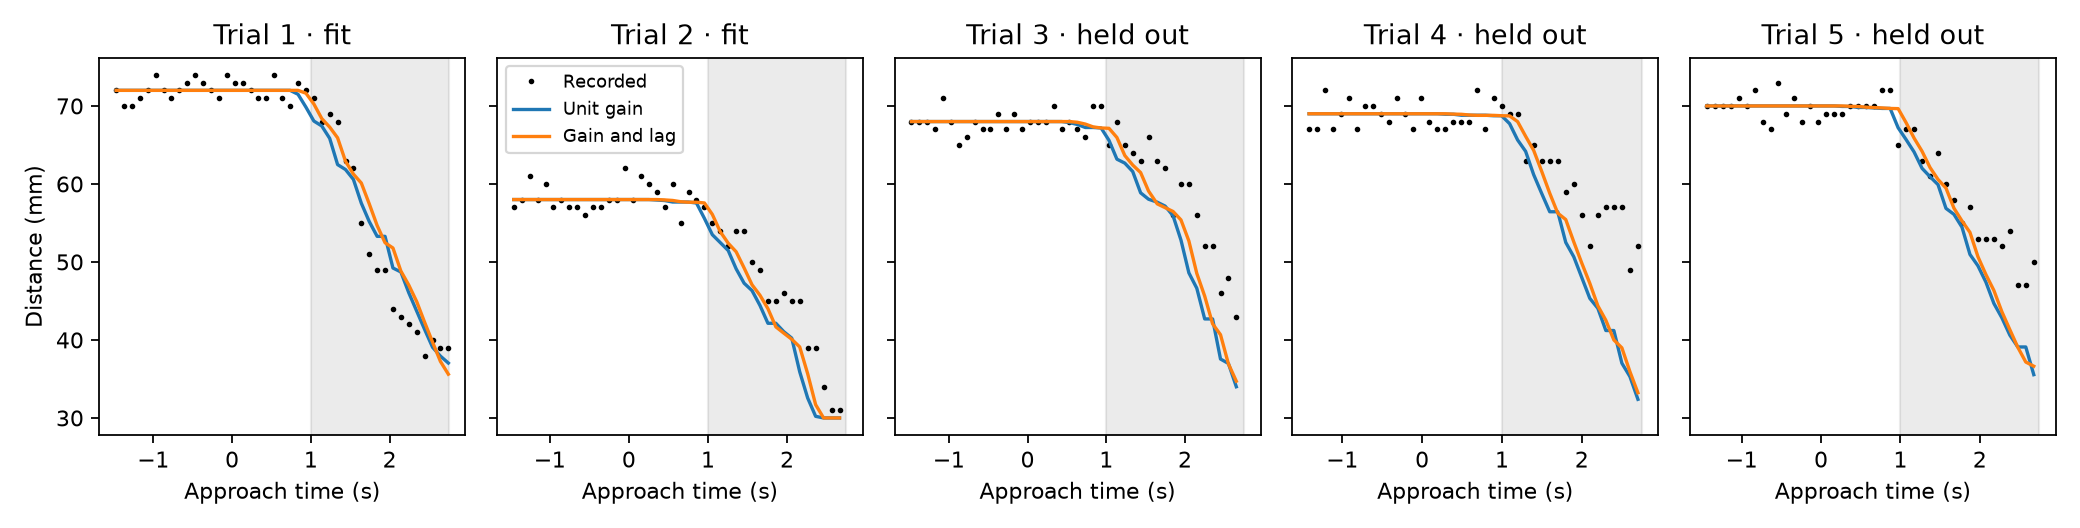

Here is the Python script that generated this plot:
"""Separate stationary-cube approach dynamics from initial registration and contact."""
from pathlib import Path
import csv
import numpy as np
from scipy.optimize import least_squares
import matplotlib.pyplot as plt

HERE = Path(__file__).resolve().parent
def load(path):
    return np.genfromtxt(path, delimiter=",", names=True, dtype=None, encoding="utf8")

ranges = load(HERE/"samples.csv")
poses = load(HERE.parent/"unit3-cube-contact-replay/inputs.csv")
overhead = load(HERE.parent/"unit3-paired-cube-push/traces.csv")
cases = []
for trial in range(1, 6):
    r = ranges[(ranges["trial"] == trial) & (ranges["seconds"] <= 4.25)]
    p = poses[poses["trial"] == trial]
    h = np.deg2rad(p["yaw_deg"][0])
    travel = (p["x_mm"]-p["x_mm"][0])*np.cos(h) + (p["y_mm"]-p["y_mm"][0])*np.sin(h)
    quiet = r["seconds"] < 1.5
    initial = np.median(r["real_mm"][quiet])
    windows = (r["seconds"] >= 2.5) & (r["real_found"] == 1)
    o = overhead[(overhead["trial"] == trial) & (overhead["camera"] == "frames")
                 & (overhead["seconds"] >= 0) & (overhead["seconds"] <= 2.75)]
    assert len(o) and np.max(np.hypot(o["forward_mm"],o["left_mm"])) < 1
    cases.append((r, p, travel, initial, windows))

def prediction(case, gain, lag):
    r,p,travel,initial,_ = case
    movement = np.interp(r["seconds"]-lag,p["sec"],travel)
    return np.maximum(30, initial - gain*movement)

def residual(cases, gain, lag):
    return np.concatenate([(prediction(c,gain,lag)-c[0]["real_mm"])[c[-1]] for c in cases])

if __name__ == "__main__":
    train = cases[:2]
    lag = least_squares(lambda x: residual(train,1,x[0]), [0.1], bounds=(0,.75)).x[0]
    gain = least_squares(lambda x: residual(train,x[0],0), [1.],bounds=(.1,2.)).x[0]
    joint = least_squares(lambda x: residual(train,*x), [.9,.1],bounds=([.1,0],[2,.75])).x
    models = {"Unit gain": (1,0), "Lag alone": (1,lag), "Gain alone": (gain,0), "Gain and lag": joint}
    print(models)
    fig, axes=plt.subplots(1,5,figsize=(13,3.3),sharey=True)
    with (HERE/"approach-scores.csv").open("w") as out:
        writer=csv.writer(out,lineterminator="\n")
        writer.writerow(["trial","model","gain","lag_s","rows","mae_mm","bias_mm","within_5pct"])
        for trial,(case,ax) in enumerate(zip(cases,axes),1):
            r,p,travel,initial,selection=case
            t=r["seconds"]-1.5
            ax.plot(t,r["real_mm"],"k.",ms=3,label="Recorded")
            for label, (g,d) in models.items():
                pred=prediction(case,g,d)
                err=(pred-r["real_mm"])[selection]
                writer.writerow([trial,label,g,d,len(err),np.mean(abs(err)),np.mean(err),sum(abs(err)<=.05*r["real_mm"][selection])])
                if label in ("Unit gain","Gain and lag"):
                    ax.plot(t,pred,label=label)
            ax.axvspan(1,2.75,alpha=.08,color="k")
            ax.set(title=f"Trial {trial} · "+("fit" if trial<3 else "held out"), xlabel="Approach time (s)")
    axes[0].set_ylabel("Distance (mm)")
    axes[1].legend(fontsize=8)
    fig.tight_layout()
    fig.savefig(HERE/"approach.png",dpi=160)

    # Compare independent motion estimates at identical image times, using the
    # earlier optical-flow scale and timing fit frozen on trials 1 and 2.
    edges = load(HERE.parent/"unit3-cube-camera-scale/edges.csv")
    with (HERE/"approach-optical.csv").open("w") as out:
        writer = csv.writer(out,lineterminator="\n")
        writer.writerow(["trial","image_receipt_s","odometry_mm","optical_mm","range_drop_mm"])
        for trial,case in enumerate(cases,1):
            r,p,travel,initial,_ = case
            e = edges[(edges["trial"]==trial)&(edges["seconds"]<2.75)]
            widths = np.hypot(e["u1"]-e["u0"],e["v1"]-e["v0"])
            width0 = np.median(widths[e["seconds"]<.5])
            optical = 10379.5644 * (1/width0 - 1/widths)
            for stamp, movement in zip(e["seconds"],optical):
                if stamp <= 1:
                    continue
                t = stamp + 1.5 - .232
                # Compare source-time displacement with later range receipt.
                reported = initial - np.interp(t+lag,r["seconds"],r["real_mm"])
                writer.writerow([trial,stamp,np.interp(t,p["sec"],travel),movement,reported])
